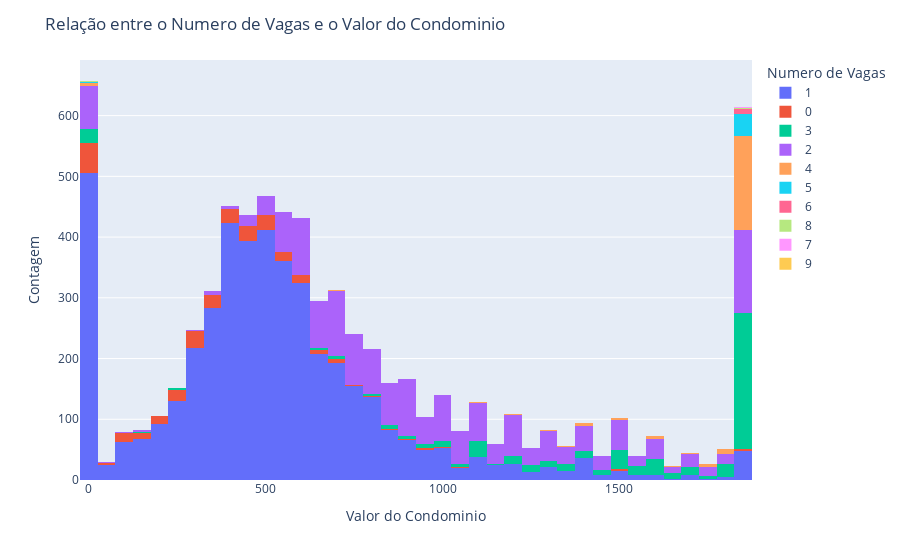

Notebook cell for this chart:
### Markdown cell above
**Neste primeiro gráfico notamos que o valor do aluguém sobe a medida que o numero de suites também aumenta**

### Code cell
# C.2) Numero de vagas e o valor do condominio
fig = px.histogram(df, x='Valor_Condominio', color='N_Vagas', barmode='stack')

fig.update_layout(title='Relação entre o Numero de Vagas e o Valor do Condominio',
                  xaxis_title='Valor do Condominio',
                  yaxis_title='Contagem',
                  legend_title='Numero de Vagas')

fig.show()

### Figure 1 — Plotly figure (JSON) as saved in the notebook; plotly's stock layout.template omitted (floating-point values rounded to 4 significant figures; data arrays with more than 128 entries replaced by an {"elided": "..."} marker saying what was removed)
{"data": [{"bingroup": "x", "hovertemplate": "N_Vagas=1<br>Valor_Condominio=%{x}<br>count=%{y}<extra></extra>", "legendgroup": "1", "marker": {"color": "#636efa", "pattern": {"shape": ""}}, "name": "1", "orientation": "v", "showlegend": true, "type": "histogram", "x": {"elided": "4535 float values"}, "xaxis": "x", "yaxis": "y"}, {"bingroup": "x", "hovertemplate": "N_Vagas=0<br>Valor_Condominio=%{x}<br>count=%{y}<extra></extra>", "legendgroup": "0", "marker": {"color": "#EF553B", "pattern": {"shape": ""}}, "name": "0", "orientation": "v", "showlegend": true, "type": "histogram", "x": {"elided": "294 float values"}, "xaxis": "x", "yaxis": "y"}, {"bingroup": "x", "hovertemplate": "N_Vagas=3<br>Valor_Condominio=%{x}<br>count=%{y}<extra></extra>", "legendgroup": "3", "marker": {"color": "#00cc96", "pattern": {"shape": ""}}, "name": "3", "orientation": "v", "showlegend": true, "type": "histogram", "x": {"elided": "517 float values"}, "xaxis": "x", "yaxis": "y"}, {"bingroup": "x", "hovertemplate": "N_Vagas=2<br>Valor_Condominio=%{x}<br>count=%{y}<extra></extra>", "legendgroup": "2", "marker": {"color": "#ab63fa", "pattern": {"shape": ""}}, "name": "2", "orientation": "v", "showlegend": true, "type": "histogram", "x": {"elided": "1602 float values"}, "xaxis": "x", "yaxis": "y"}, {"bingroup": "x", "hovertemplate": "N_Vagas=4<br>Valor_Condominio=%{x}<br>count=%{y}<extra></extra>", "legendgroup": "4", "marker": {"color": "#FFA15A", "pattern": {"shape": ""}}, "name": "4", "orientation": "v", "showlegend": true, "type": "histogram", "x": {"elided": "202 float values"}, "xaxis": "x", "yaxis": "y"}, {"bingroup": "x", "hovertemplate": "N_Vagas=5<br>Valor_Condominio=%{x}<br>count=%{y}<extra></extra>", "legendgroup": "5", "marker": {"color": "#19d3f3", "pattern": {"shape": ""}}, "name": "5", "orientation": "v", "showlegend": true, "type": "histogram", "x": [1700.0, 1858.0, 1858.0, 1250.0, 1858.0, 1858.0, 1858.0, 1858.0, 1858.0, 1858.0, 1858.0, 1858.0, 1858.0, 1858.0, 1858.0, 1858.0, 1858.0, 0.0, 1858.0, 1858.0, 1858.0, 1858.0, 1858.0, 1858.0, 1858.0, 1858.0, 1858.0, 1858.0, 1858.0, 0.0, 1858.0, 1858.0, 1858.0, 1858.0, 1858.0, 1858.0, 1858.0, 1858.0, 1858.0, 1858.0], "xaxis": "x", "yaxis": "y"}, {"bingroup": "x", "hovertemplate": "N_Vagas=6<br>Valor_Condominio=%{x}<br>count=%{y}<extra></extra>", "legendgroup": "6", "marker": {"color": "#FF6692", "pattern": {"shape": ""}}, "name": "6", "orientation": "v", "showlegend": true, "type": "histogram", "x": [1858.0, 1858.0, 1858.0, 1858.0, 1858.0, 1858.0, 1858.0, 1858.0], "xaxis": "x", "yaxis": "y"}, {"bingroup": "x", "hovertemplate": "N_Vagas=8<br>Valor_Condominio=%{x}<br>count=%{y}<extra></extra>", "legendgroup": "8", "marker": {"color": "#B6E880", "pattern": {"shape": ""}}, "name": "8", "orientation": "v", "showlegend": true, "type": "histogram", "x": [0.0, 1858.0], "xaxis": "x", "yaxis": "y"}, {"bingroup": "x", "hovertemplate": "N_Vagas=7<br>Valor_Condominio=%{x}<br>count=%{y}<extra></extra>", "legendgroup": "7", "marker": {"color": "#FF97FF", "pattern": {"shape": ""}}, "name": "7", "orientation": "v", "showlegend": true, "type": "histogram", "x": [1858.0, 1858.0], "xaxis": "x", "yaxis": "y"}, {"bingroup": "x", "hovertemplate": "N_Vagas=9<br>Valor_Condominio=%{x}<br>count=%{y}<extra></extra>", "legendgroup": "9", "marker": {"color": "#FECB52", "pattern": {"shape": ""}}, "name": "9", "orientation": "v", "showlegend": true, "type": "histogram", "x": [1858.0], "xaxis": "x", "yaxis": "y"}], "layout": {"barmode": "stack", "legend": {"title": {"text": "Numero de Vagas"}, "tracegroupgap": 0}, "margin": {"t": 60}, "title": {"text": "Relação entre o Numero de Vagas e o Valor do Condominio"}, "xaxis": {"anchor": "y", "domain": [0, 1], "title": {"text": "Valor do Condominio"}}, "yaxis": {"anchor": "x", "domain": [0, 1], "title": {"text": "Contagem"}}}}
